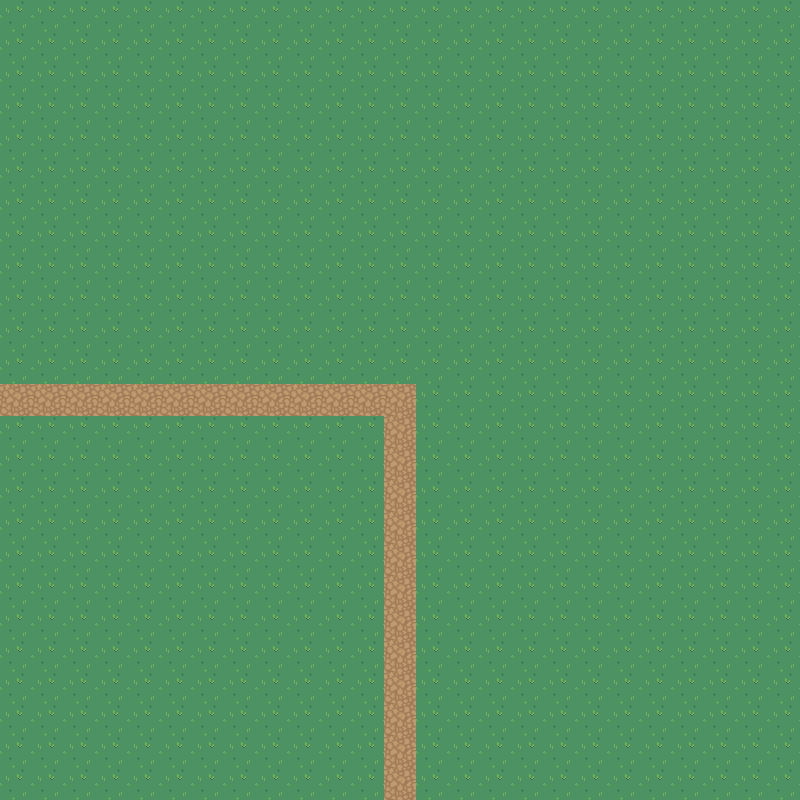

A 2D game scene composited from a Tiled map and its tileset images. What follows is a short description and the map's XML, with each tile layer's data collapsed to a summary:
An orthogonal 50x50 tile map with 16x16 px tiles, 2 tile layers (background, path) and 3 objects (2x tp, player).

<map version="1.10" tiledversion="1.10.2" orientation="orthogonal" renderorder="right-down" width="50" height="50" tilewidth="16" tileheight="16" infinite="0" nextlayerid="5" nextobjectid="4">
 <tileset firstgid="1" source="nature.tsx" />
 <layer id="1" name="background" width="50" height="50">
  <data>[2500 cells, 2500 non-empty, 4 distinct tile ids]</data>
 </layer>
 <layer id="2" name="path" width="50" height="50">
  <data>[2500 cells, 100 non-empty, 4 distinct tile ids]</data>
 </layer>
 <objectgroup id="3" name="tp">
  <object id="1" name="1" type="tp" x="0" y="384" width="32" height="32">
   <properties>
    <property name="collision" type="bool" value="true" />
   </properties>
  </object>
  <object id="2" name="3" type="tp" x="384" y="768" width="32" height="32">
   <properties>
    <property name="collision" type="bool" value="true" />
   </properties>
  </object>
 </objectgroup>
 <objectgroup id="4" name="player">
  <object id="3" name="player" x="396" y="388">
   <point />
  </object>
 </objectgroup>
</map>
